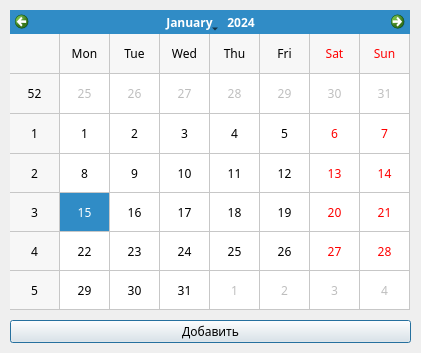
<?xml version="1.0" encoding="UTF-8"?>
<ui version="4.0">
 <class>Dialog</class>
 <widget class="QDialog" name="Dialog">
  <property name="geometry">
   <rect>
    <x>0</x>
    <y>0</y>
    <width>421</width>
    <height>353</height>
   </rect>
  </property>
  <property name="font">
   <font>
    <family>Microsoft YaHei</family>
   </font>
  </property>
  <property name="windowTitle">
   <string>Выбрать число</string>
  </property>
  <widget class="QCalendarWidget" name="calendar">
   <property name="geometry">
    <rect>
     <x>10</x>
     <y>10</y>
     <width>400</width>
     <height>300</height>
    </rect>
   </property>
   <property name="gridVisible">
    <bool>true</bool>
   </property>
   <property name="navigationBarVisible">
    <bool>true</bool>
   </property>
   <property name="dateEditEnabled">
    <bool>true</bool>
   </property>
  </widget>
  <widget class="QPushButton" name="add_btn">
   <property name="geometry">
    <rect>
     <x>10</x>
     <y>320</y>
     <width>401</width>
     <height>23</height>
    </rect>
   </property>
   <property name="text">
    <string>Добавить</string>
   </property>
  </widget>
 </widget>
 <resources/>
 <connections/>
</ui>
